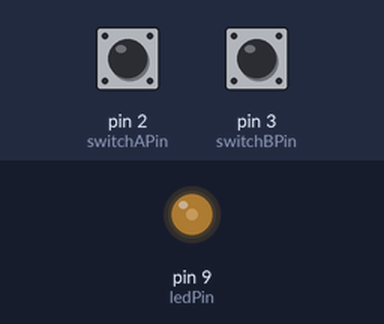
Simulated run of this sketch. Board: Arduino Uno, built with avr-gcc and run on an emulated ATmega328P. Parts: output pins drawn as LEDs (lit = HIGH). The inputs (shaded band) are chosen by the test bench; at power-on: pin 2 (switchAPin) LOW, pin 3 (switchBPin) LOW.

Above: at 1.2 s.
1.3 s: pin 2 (switchAPin) pulled HIGH for 0.15 s
At 1.7 s:
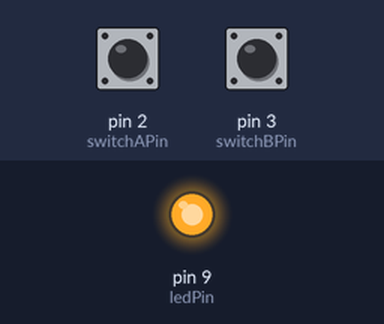
Timing chart, 0 to 7.8 s (numbered marks = the images above; inputs shaded):
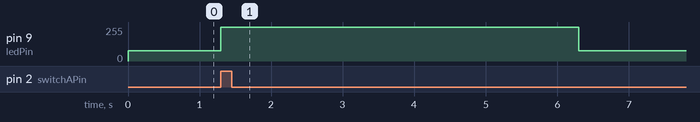

The sketch:

sketch_reedswitch.ino
```cpp
/*
  Reed switch lab

 Demonstrates the use of reed switches wired to the Arduino board,
 in this case to control the brightness of an LED. The reed switches
 are separated by a known distance, which combined with the closing
 time of each switch, is used by Arduino to calculate the speed of
 the magnetic volume. Finally, Arduino uses it to set the brightness
 of the LED at the precise moment.

 The circuit:
 LED attached from digital pin 9 to ground, through a 220 ohm resistor.
 Reed switches attached from 5V to pins 2 and 3.

 created 2014
 by Matias Olivera

 */

const int ledPin = 9;          // the pin that the LED is attached to
const int switchAPin = 2;      // the pin that the reed switch A is attached to
const int switchBPin = 3;      // the pin that the reed switch B is attached to
const float distance = 0.10;      // distance between reed switches (10 cm)
const byte partialBrightness = 77;      // 30% of brightness based in a 0 to 255 scale
const byte fullBrightness = 255;      // 100% of brightness based in a 0 to 255 scale

int switchAReading;
int switchBReading;
unsigned long switchATime;
unsigned long switchBTime;

void setup() {
  // initialize the LED pin as an output:
  pinMode(ledPin, OUTPUT);
  analogWrite(ledPin, partialBrightness);      // set LED brightness to 30%
  // initialize the reed switches pins as inputs:
  pinMode(switchAPin, INPUT);
  pinMode(switchBPin, INPUT);
}

void loop() {
  // get a switch A reading
  switchAReading = digitalRead(switchAPin);
  if (switchAReading == HIGH) {
    analogWrite(ledPin, fullBrightness);      // set LED brightness to 100%
    switchATime = millis();

    // wait for trigger of switch B to start calculation - otherwise timeout
    do {
      switchBReading = digitalRead(switchBPin);
      if (millis() - switchATime > 5000) {
        analogWrite(ledPin, partialBrightness);      // set LED brightness to 30%
        return;
      }
    } while (switchBReading == LOW);

    switchBTime = millis();
    float timing = ((float) switchBTime - (float) switchATime)/1000;      // computes time in seconds
    float speed = distance/timing;      // computes speed in m/s
    float timeToLed = distance/speed*1000;      // time to reach the LED in milliseconds
    delay(timeToLed);
    analogWrite(ledPin, partialBrightness);      // set LED brightness to 30%
  }
}
```

Measured:
- after the input at 1.3 s, pin 9 (ledPin): 77/255 → 255/255 at once, → 77/255 5.0 s later
